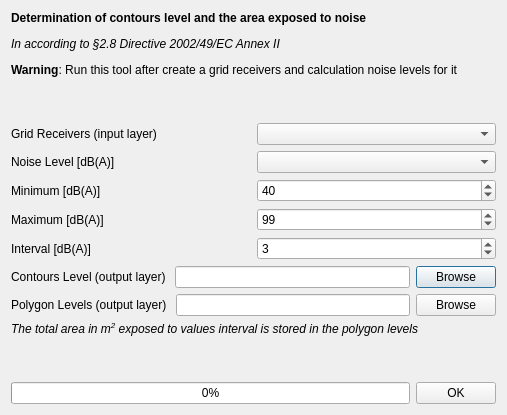
<?xml version="1.0" encoding="UTF-8"?>
<ui version="4.0">
 <class>calculateGridNoise_window</class>
 <widget class="QDialog" name="calculateGridNoise_window">
  <property name="geometry">
   <rect>
    <x>0</x>
    <y>0</y>
    <width>507</width>
    <height>415</height>
   </rect>
  </property>
  <property name="windowTitle">
   <string>OpeNoise - Contours Level</string>
  </property>
  <layout class="QVBoxLayout" name="verticalLayout">
   <item>
    <widget class="QLabel" name="label_14">
     <property name="text">
      <string>&lt;html&gt;&lt;head/&gt;&lt;body&gt;&lt;p&gt;&lt;span style=&quot; font-weight:600;&quot;&gt;Determination of contours level and the area exposed to noise&lt;/span&gt;&lt;/p&gt;&lt;p&gt;&lt;span style=&quot; font-style:italic;&quot;&gt;In according to §2.8 Directive 2002/49/EC Annex II &lt;/span&gt;&lt;/p&gt;&lt;p&gt;&lt;span style=&quot; font-weight:600;&quot;&gt;Warning&lt;/span&gt;: Run this tool after create a grid receivers and calculation noise levels for it&lt;/p&gt;&lt;p&gt;&lt;br/&gt;&lt;/p&gt;&lt;/body&gt;&lt;/html&gt;</string>
     </property>
    </widget>
   </item>
   <item>
    <layout class="QHBoxLayout" name="horizontalLayout_13">
     <item>
      <widget class="QLabel" name="label_7">
       <property name="text">
        <string>Grid Receivers (input layer)</string>
       </property>
      </widget>
     </item>
     <item>
      <widget class="QgsMapLayerComboBox" name="layerTOrasterize_ComboBox"/>
     </item>
    </layout>
   </item>
   <item>
    <layout class="QHBoxLayout" name="horizontalLayout_8">
     <item>
      <widget class="QLabel" name="label_5">
       <property name="text">
        <string>Noise Level [dB(A)]</string>
       </property>
      </widget>
     </item>
     <item>
      <widget class="QgsFieldComboBox" name="fieldsLayer_ComboBox"/>
     </item>
    </layout>
   </item>
   <item>
    <layout class="QHBoxLayout" name="horizontalLayout_11">
     <item>
      <widget class="QLabel" name="label_11">
       <property name="text">
        <string>Minimum [dB(A)]</string>
       </property>
      </widget>
     </item>
     <item>
      <widget class="QSpinBox" name="min_spinBox">
       <property name="value">
        <number>40</number>
       </property>
      </widget>
     </item>
    </layout>
   </item>
   <item>
    <layout class="QHBoxLayout" name="horizontalLayout_12">
     <item>
      <widget class="QLabel" name="label_13">
       <property name="text">
        <string>Maximum [dB(A)]</string>
       </property>
      </widget>
     </item>
     <item>
      <widget class="QSpinBox" name="max_spinBox">
       <property name="maximum">
        <number>150</number>
       </property>
       <property name="value">
        <number>99</number>
       </property>
      </widget>
     </item>
    </layout>
   </item>
   <item>
    <layout class="QHBoxLayout" name="horizontalLayout_4">
     <item>
      <widget class="QLabel" name="label">
       <property name="text">
        <string>Interval [dB(A)]</string>
       </property>
      </widget>
     </item>
     <item>
      <widget class="QSpinBox" name="interval_spinBox">
       <property name="value">
        <number>3</number>
       </property>
      </widget>
     </item>
    </layout>
   </item>
   <item>
    <layout class="QHBoxLayout" name="horizontalLayout_9">
     <item>
      <widget class="QLabel" name="label_9">
       <property name="text">
        <string>Contours Level (output layer) </string>
       </property>
      </widget>
     </item>
     <item>
      <widget class="QLineEdit" name="isoline_lineEdit"/>
     </item>
     <item>
      <widget class="QPushButton" name="isolineSave_pushButton">
       <property name="text">
        <string>Browse</string>
       </property>
      </widget>
     </item>
    </layout>
   </item>
   <item>
    <layout class="QHBoxLayout" name="horizontalLayout_2">
     <item>
      <widget class="QLabel" name="label_12">
       <property name="text">
        <string>Polygon Levels (output layer) </string>
       </property>
      </widget>
     </item>
     <item>
      <widget class="QLineEdit" name="polygon_lineEdit"/>
     </item>
     <item>
      <widget class="QPushButton" name="polygonSave_pushButton">
       <property name="text">
        <string>Browse</string>
       </property>
      </widget>
     </item>
    </layout>
   </item>
   <item>
    <widget class="QLabel" name="label_2">
     <property name="text">
      <string>&lt;html&gt;&lt;head/&gt;&lt;body&gt;&lt;p&gt;&lt;span style=&quot; font-style:italic;&quot;&gt;The total area in m&lt;/span&gt;&lt;span style=&quot; font-style:italic; vertical-align:super;&quot;&gt;2&lt;/span&gt;&lt;span style=&quot; font-style:italic;&quot;&gt; exposed to values interval is stored in the polygon levels&lt;/span&gt;&lt;/p&gt;&lt;/body&gt;&lt;/html&gt;</string>
     </property>
    </widget>
   </item>
   <item>
    <spacer name="verticalSpacer">
     <property name="orientation">
      <enum>Qt::Vertical</enum>
     </property>
     <property name="sizeHint" stdset="0">
      <size>
       <width>20</width>
       <height>40</height>
      </size>
     </property>
    </spacer>
   </item>
   <item>
    <layout class="QHBoxLayout" name="horizontalLayout">
     <item>
      <widget class="QProgressBar" name="progressBarGrid">
       <property name="value">
        <number>0</number>
       </property>
      </widget>
     </item>
     <item>
      <widget class="QPushButton" name="runContPoly_pushButton">
       <property name="text">
        <string>OK</string>
       </property>
      </widget>
     </item>
    </layout>
   </item>
  </layout>
 </widget>
 <customwidgets>
  <customwidget>
   <class>QgsFieldComboBox</class>
   <extends>QComboBox</extends>
   <header>qgsfieldcombobox.h</header>
  </customwidget>
  <customwidget>
   <class>QgsMapLayerComboBox</class>
   <extends>QComboBox</extends>
   <header>qgsmaplayercombobox.h</header>
  </customwidget>
 </customwidgets>
 <resources/>
 <connections>
  <connection>
   <sender>layerTOrasterize_ComboBox</sender>
   <signal>layerChanged(QgsMapLayer*)</signal>
   <receiver>fieldsLayer_ComboBox</receiver>
   <slot>setLayer(QgsMapLayer*)</slot>
   <hints>
    <hint type="sourcelabel">
     <x>464</x>
     <y>92</y>
    </hint>
    <hint type="destinationlabel">
     <x>471</x>
     <y>142</y>
    </hint>
   </hints>
  </connection>
 </connections>
</ui>
